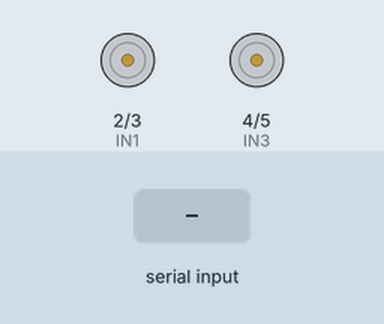
The sketch below on a simulated Arduino Uno, built with avr-gcc and run on an emulated ATmega328P. On the bench: motor-driver pin pairs drawn as motors (green arrow = first pin HIGH = forward, orange = second pin HIGH = backward, longer = more drive, scaled by the enable pin). The inputs (shaded band) are chosen by the test bench.

Above: at 1.2 s.
1.3 s: "F" received over Serial
At 1.6 s:
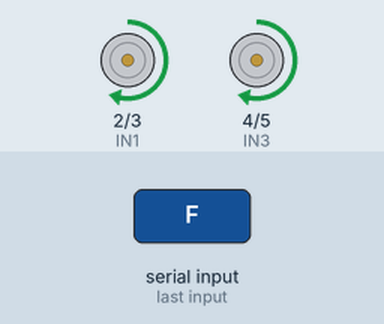
2.8 s: "B" received over Serial
At 4.0 s:
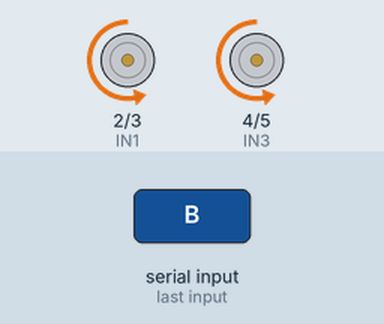
4.3 s: "L" received over Serial
At 5.1 s:
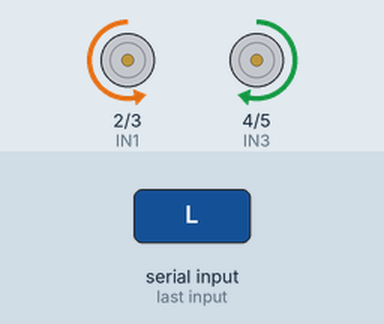
5.8 s: "R" received over Serial
At 6.2 s:
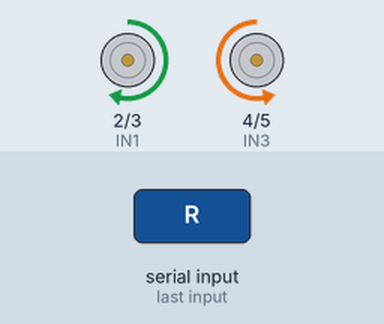
Timing chart, 0 to 8.3 s (numbered marks = the images above; inputs shaded):
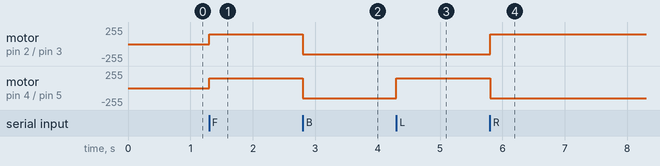

Measured:
- after the input at 1.3 s, motor on pin 2 (IN1) / pin 3 (IN2), motor on pin 4 (IN3) / pin 5 (IN4): stopped → forward 150/255 at once
- after the input at 2.8 s, motor on pin 2 (IN1) / pin 3 (IN2), motor on pin 4 (IN3) / pin 5 (IN4): forward 150/255 → backward 150/255 at once
- after the input at 4.3 s, motor on pin 4 (IN3) / pin 5 (IN4): backward 150/255 → forward 150/255 at once
- after the input at 5.8 s, motor on pin 2 (IN1) / pin 3 (IN2): backward 150/255 → forward 150/255 at once; motor on pin 4 (IN3) / pin 5 (IN4): forward 150/255 → backward 150/255 at once

The sketch:

Exp19.ino
```cpp
// Define motor control pins
int ENA = 9;  // PWM pin for motor 1 (speed control)
int ENB = 10; // PWM pin for motor 2 (speed control)
int IN1 = 2;  // Motor 1 direction input 1
int IN2 = 3;  // Motor 1 direction input 2
int IN3 = 4;  // Motor 2 direction input 1
int IN4 = 5;  // Motor 2 direction input 2

char command;  // Variable to store the received command via Bluetooth

void setup() {
  // Set motor control pins as outputs
  pinMode(ENA, OUTPUT);
  pinMode(ENB, OUTPUT);
  pinMode(IN1, OUTPUT);
  pinMode(IN2, OUTPUT);
  pinMode(IN3, OUTPUT);
  pinMode(IN4, OUTPUT);

  // Initialize Serial communication for Bluetooth (9600 baud rate)
  Serial.begin(9600);
}

void loop() {
  // Check if data is received via Bluetooth
  if (Serial.available() > 0) {
    command = Serial.read();  // Read the incoming command

    // Control the motors based on the received command
    switch (command) {
      case 'F':  // Move Forward
        moveForward();
        break;
      case 'B':  // Move Backward
        moveBackward();
        break;
      case 'L':  // Turn Left
        turnLeft();
        break;
      case 'R':  // Turn Right
        turnRight();
        break;
      case 'S':  // Stop
        stopMotors();
        break;
    }
  }
}

// Function to move forward
void moveForward() {
  digitalWrite(IN1, HIGH);
  digitalWrite(IN2, LOW);
  digitalWrite(IN3, HIGH);
  digitalWrite(IN4, LOW);
  analogWrite(ENA, 150);
  analogWrite(ENB, 150);
}

// Function to move backward
void moveBackward() {
  digitalWrite(IN1, LOW);
  digitalWrite(IN2, HIGH);
  digitalWrite(IN3, LOW);
  digitalWrite(IN4, HIGH);
  analogWrite(ENA, 150);
  analogWrite(ENB, 150);
}

// Function to turn left
void turnLeft() {
  digitalWrite(IN1, LOW);
  digitalWrite(IN2, HIGH);
  digitalWrite(IN3, HIGH);
  digitalWrite(IN4, LOW);
  analogWrite(ENA, 150);
  analogWrite(ENB, 150);
}

// Function to turn right
void turnRight() {
  digitalWrite(IN1, HIGH);
  digitalWrite(IN2, LOW);
  digitalWrite(IN3, LOW);
  digitalWrite(IN4, HIGH);
  analogWrite(ENA, 150);
  analogWrite(ENB, 150);
}

// Function to stop the motors
void stopMotors() {
  digitalWrite(IN1, LOW);
  digitalWrite(IN2, LOW);
  digitalWrite(IN3, LOW);
  digitalWrite(IN4, LOW);
  analogWrite(ENA, 0);
  analogWrite(ENB, 0);
}
```
